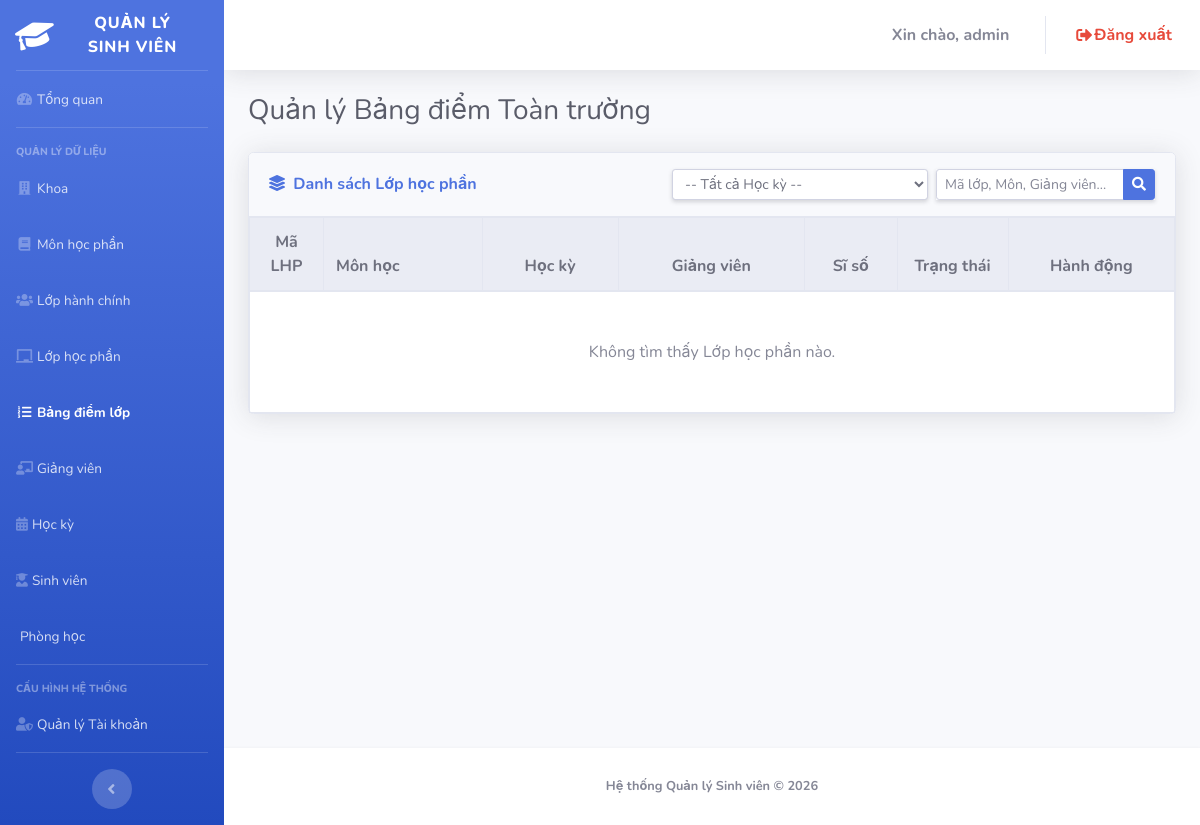
Before: /admin/index.php?page=grades (signed in) with the older database file.
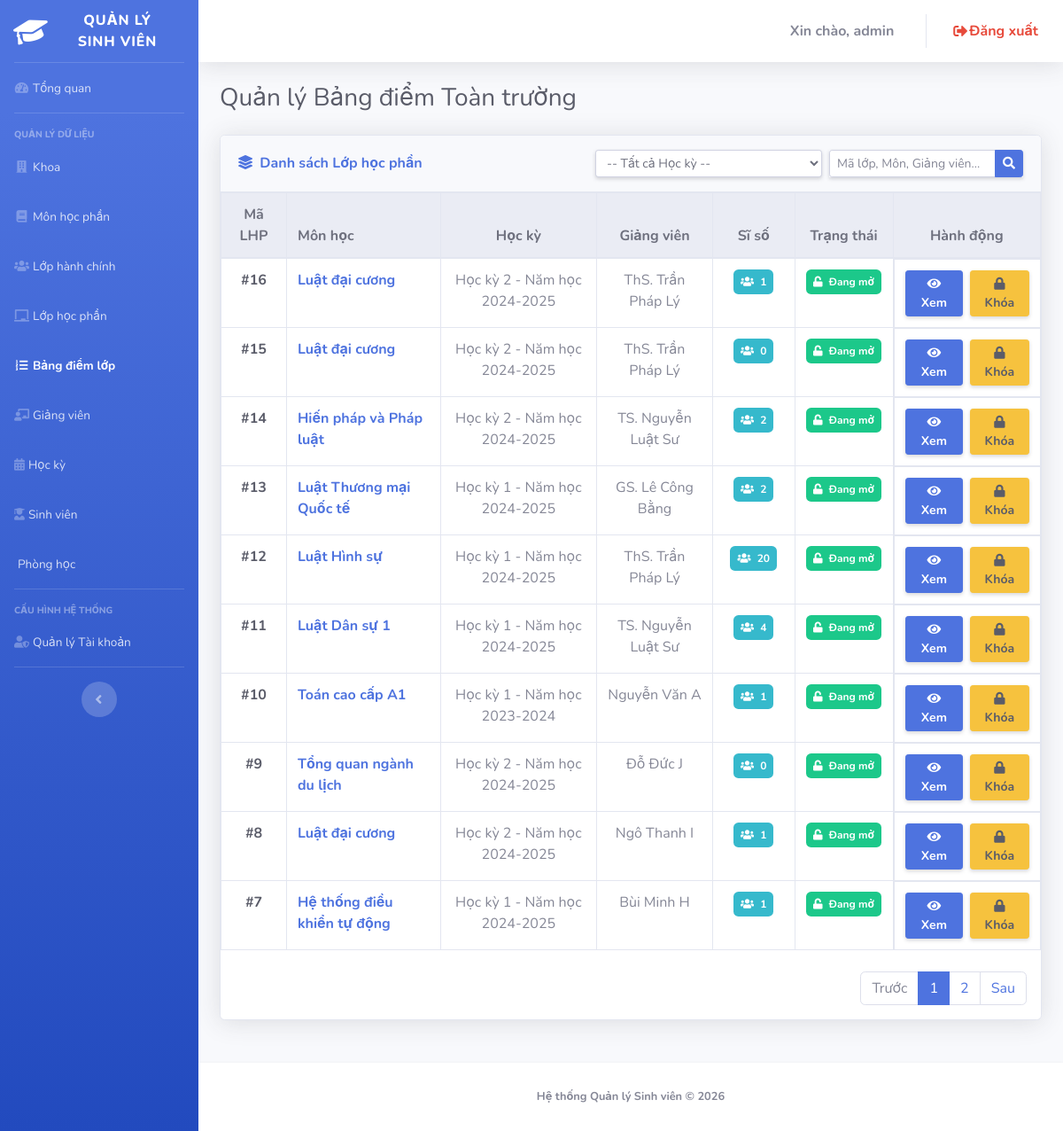
After: the same page with the newer database file.
### tables this page shows
CREATE TABLE
  `courseclasses` (
    `maLHP` int (11) NOT NULL,
    `maMH` varchar(20) NOT NULL,
    `maHK` varchar(20) NOT NULL,
    `maGV` varchar(20) NOT NULL,
    `isLocked` tinyint (1) DEFAULT 0
  );

CREATE TABLE
  `courses` (
    `maMH` varchar(20) NOT NULL,
    `tenMH` varchar(100) NOT NULL,
    `soTinChi` int (11) DEFAULT 3,
    `maKhoa` varchar(20) NOT NULL
  );

CREATE TABLE
  `semesters` (
    `maHK` varchar(20) NOT NULL,
    `tenHK` varchar(50) NOT NULL
  );

CREATE TABLE
  `lecturers` (
    `maGV` varchar(20) NOT NULL,
    `hoTenGV` varchar(100) NOT NULL,
    `email` varchar(100) DEFAULT NULL,
    `sdt` varchar(20) DEFAULT NULL
  );

### admin/grades.php (the view, shortened to what the changed rows need)
<?php
$keyword = trim($_GET['keyword'] ?? '');
$filter_hk = $_GET['filter_hk'] ?? '';
$limit = 10;
$p = isset($_GET['p']) ? (int)$_GET['p'] : 1;
$offset = ($p - 1) * $limit;
$baseSql = "SELECT cc.maLHP, c.tenMH, s.tenHK, t.hoTenGV, cc.isLocked,
            (SELECT COUNT(*) FROM grades g WHERE g.maLHP = cc.maLHP) AS soLuongSV
            FROM courseclasses cc
            JOIN courses c ON cc.maMH = c.maMH
            JOIN semesters s ON cc.maHK = s.maHK
            JOIN lecturers t ON cc.maGV = t.maGV
            WHERE 1=1";
$params = [];
$countSql = "SELECT COUNT(*) FROM ($baseSql) AS temp";
$countStmt = $pdo->prepare($countSql);
$countStmt->execute($params);
$totalRows = $countStmt->fetchColumn();
$baseSql .= " ORDER BY cc.maLHP DESC LIMIT $limit OFFSET $offset";
$stmt = $pdo->prepare($baseSql);
$stmt->execute($params);
$classes = $stmt->fetchAll();
$totalPages = ceil($totalRows / $limit);
?>
<div class="d-sm-flex align-items-center justify-content-between mb-4">
    <h1 class="h3 mb-0 text-gray-800">Quản lý Bảng điểm Toàn trường</h1>
</div>
<div class="card shadow mb-4">
    <div class="card-body p-0">
        <div class="table-responsive">
            <table class="table table-bordered table-hover align-middle mb-0 text-center" width="100%">
                <thead class="thead-light">
                    <tr>
                        <th width="8%">Mã LHP</th>
                        <th class="text-left">Môn học</th>
                        <th>Học kỳ</th>
                        <th>Giảng viên</th>
                        <th width="10%">Sĩ số</th>
                        <th width="12%">Trạng thái</th>
                        <th width="18%">Hành động</th>
                    </tr>
                </thead>
                <tbody>
                    <?php if(empty($classes)): ?>
                        <tr><td colspan="7" class="py-5 text-muted">Không tìm thấy Lớp học phần nào.</td></tr>
                    <?php else: ?>
                        <?php foreach ($classes as $c): ?>
                            <?php $isLocked = (int)$c['isLocked'] === 1; ?>
                            <tr>
                                <td class="font-weight-bold text-dark">#<?= $c['maLHP'] ?></td>
                                <td class="text-left font-weight-bold text-primary"><?= htmlspecialchars($c['tenMH']) ?></td>
                                <td><?= htmlspecialchars($c['tenHK']) ?></td>
                                <td><?= htmlspecialchars($c['hoTenGV']) ?></td>
                                <td><span class="badge badge-info p-2"><i class="fas fa-users mr-1"></i> <?= $c['soLuongSV'] ?></span></td>
                                <td>
                                    <?php if ($isLocked): ?>
                                        <span class="badge badge-danger p-2"><i class="fas fa-lock mr-1"></i> Đã khóa</span>
                                    <?php else: ?>
                                        <span class="badge badge-success p-2"><i class="fas fa-unlock mr-1"></i> Đang mở</span>
                                    <?php endif; ?>
                                </td>
                                <td class="d-flex justify-content-center">
                                    <a href="index.php?page=grade_detail&maLHP=<?= $c['maLHP'] ?>" class="btn btn-primary btn-sm font-weight-bold shadow-sm mr-2" title="Xem chi tiết điểm">
                                        <i class="fas fa-eye"></i> Xem
                                    </a>
                                    <form method="POST" action="index.php?page=grades">
                                        <?php if ($isLocked): ?>
                                            <button type="submit" class="btn btn-success btn-sm font-weight-bold shadow-sm" onclick="return confirm('Mở khóa sẽ cho phép giảng viên tiếp tục sửa điểm. Chắc chắn mở?');" title="Mở khóa bảng điểm">
                                                <i class="fas fa-lock-open"></i> Mở
                                            </button>
                                        <?php else: ?>
                                            <button type="submit" class="btn btn-warning btn-sm font-weight-bold shadow-sm text-dark" onclick="return confirm('Khóa bảng điểm sẽ vô hiệu hóa quyền sửa điểm của giảng viên. Chắc chắn khóa?');" title="Khóa bảng điểm">
                                                <i class="fas fa-lock"></i> Khóa
                                            </button>
                                        <?php endif; ?>
                                    </form>
                                </td>
                            </tr>
                        <?php endforeach; ?>
                    <?php endif; ?>
                </tbody>
            </table>
        </div>
        <?php if ($totalPages > 1): ?>
        <nav class="mt-4 pr-3">
            <ul class="pagination justify-content-end mb-3">
                <li class="page-item <?= ($p <= 1) ? 'disabled' : '' ?>"><a class="page-link" href="?page=grades&keyword=<?= urlencode($keyword) ?>&filter_hk=<?= urlencode($filter_hk) ?>&p=<?= $p - 1 ?>">Trước</a></li>
                <?php for ($i = 1; $i <= $totalPages; $i++): ?>
                    <li class="page-item <?= ($i == $p) ? 'active' : '' ?>"><a class="page-link" href="?page=grades&keyword=<?= urlencode($keyword) ?>&filter_hk=<?= urlencode($filter_hk) ?>&p=<?= $i ?>"><?= $i ?></a></li>
                <?php endfor; ?>
                <li class="page-item <?= ($p >= $totalPages) ? 'disabled' : '' ?>"><a class="page-link" href="?page=grades&keyword=<?= urlencode($keyword) ?>&filter_hk=<?= urlencode($filter_hk) ?>&p=<?= $p + 1 ?>">Sau</a></li>
            </ul>
        </nav>
        <?php endif; ?>
    </div>
</div>

Changed rows visible on the page:
added courseclasses: maLHP "16", maMH.tenMH "Luật đại cương", maHK.tenHK "Học kỳ 2 - Năm học 2024-2025", maGV.hoTenGV "ThS. Trần Pháp Lý", soLuongSV "1", isLocked 0 (drawn)
added courseclasses: maLHP "15", maMH.tenMH "Luật đại cương", maHK.tenHK "Học kỳ 2 - Năm học 2024-2025", maGV.hoTenGV "ThS. Trần Pháp Lý", soLuongSV "0", isLocked 0 (drawn)
added courseclasses: maLHP "14", maMH.tenMH "Hiến pháp và Pháp luật", maHK.tenHK "Học kỳ 2 - Năm học 2024-2025", maGV.hoTenGV "TS. Nguyễn Luật Sư", soLuongSV "2", isLocked 0 (drawn)
added courseclasses: maLHP "13", maMH.tenMH "Luật Thương mại Quốc tế", maHK.tenHK "Học kỳ 1 - Năm học 2024-2025", maGV.hoTenGV "GS. Lê Công Bằng", soLuongSV "2", isLocked 0 (drawn)
added courseclasses: maLHP "12", maMH.tenMH "Luật Hình sự", maHK.tenHK "Học kỳ 1 - Năm học 2024-2025", maGV.hoTenGV "ThS. Trần Pháp Lý", soLuongSV "20", isLocked 0 (drawn)
added courseclasses: maLHP "11", maMH.tenMH "Luật Dân sự 1", maHK.tenHK "Học kỳ 1 - Năm học 2024-2025", maGV.hoTenGV "TS. Nguyễn Luật Sư", soLuongSV "4", isLocked 0 (drawn)
now on this page (row unchanged): courseclasses: maLHP "10", maMH.tenMH "Toán cao cấp A1", maHK.tenHK "Học kỳ 1 - Năm học 2023-2024", maGV.hoTenGV "Nguyễn Văn A", soLuongSV "1", isLocked 0 (drawn)
now on this page (row unchanged): courseclasses: maLHP "9", maMH.tenMH "Tổng quan ngành du lịch", maHK.tenHK "Học kỳ 2 - Năm học 2024-2025", maGV.hoTenGV "Đỗ Đức J", soLuongSV "0", isLocked 0 (drawn)
now on this page (row unchanged): courseclasses: maLHP "8", maMH.tenMH "Luật đại cương", maHK.tenHK "Học kỳ 2 - Năm học 2024-2025", maGV.hoTenGV "Ngô Thanh I", soLuongSV "1", isLocked 0 (drawn)
now on this page (row unchanged): courseclasses: maLHP "7", maMH.tenMH "Hệ thống điều khiển tự động", maHK.tenHK "Học kỳ 1 - Năm học 2024-2025", maGV.hoTenGV "Bùi Minh H", soLuongSV "1", isLocked 0 (drawn)
Other visible differences:
text no longer shown: "Không tìm thấy Lớp học phần nào."
text now shown: "Trước Sau"
new list line: "1"
new list line: "2"
